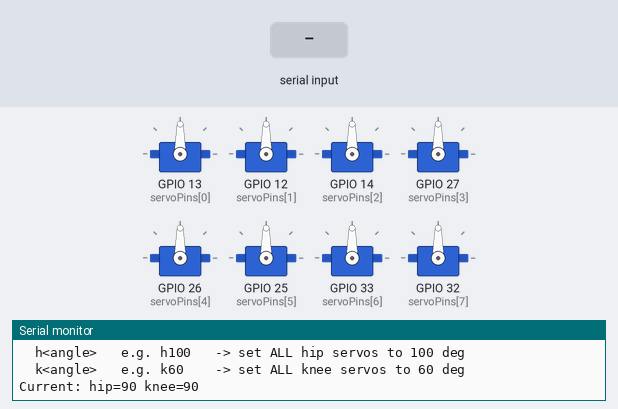
A sketch run on a simulated ESP32. Shown: 8 × servo, the last lines printed to the serial monitor. The inputs (shaded band) are chosen by the test bench.

Above: at 1.7 s.
1.8 s: "h,45\n" received over Serial
At 2.5 s:
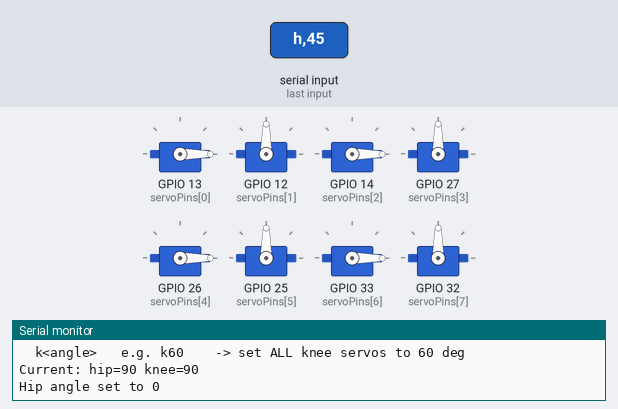
3.3 s: "k,45\n" received over Serial
At 3.7 s:
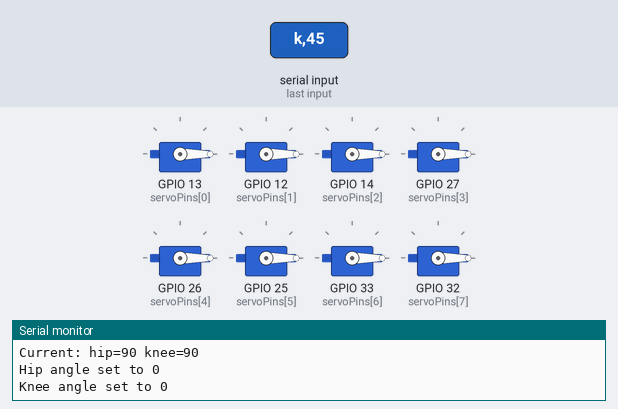
4.8 s: "h90\n" received over Serial
At 6.0 s:
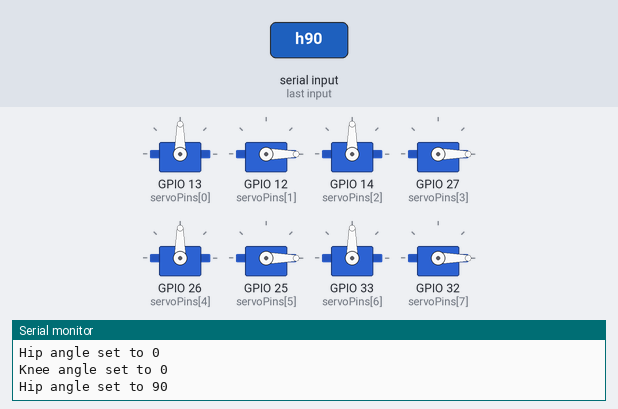
6.3 s: "H,45\n" received over Serial
At 7.1 s:
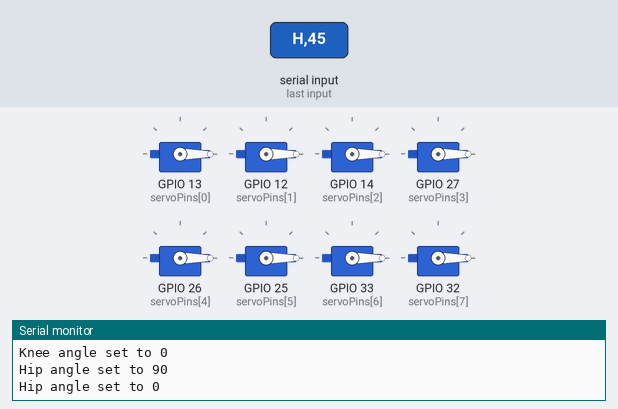
7.8 s: "H90\n" received over Serial
At 8.3 s:
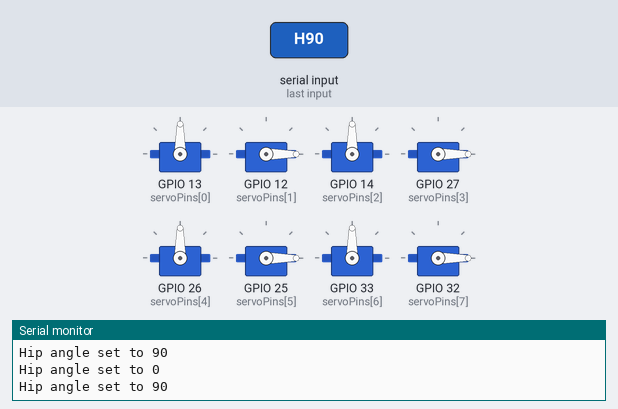
Timing chart, 0 to 10.3 s (numbered marks = the images above; inputs shaded):
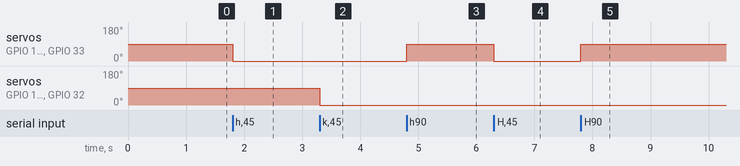

Measured:
- after the input at 1.8 s, servo on GPIO 13 (servoPins[0]), servo on GPIO 14 (servoPins[2]), servo on GPIO 26 (servoPins[4]), servo on GPIO 33 (servoPins[6]): 90° → 0° at once
- after the input at 3.3 s, servo on GPIO 12 (servoPins[1]), servo on GPIO 27 (servoPins[3]), servo on GPIO 25 (servoPins[5]), servo on GPIO 32 (servoPins[7]): 90° → 0° at once
- after the input at 4.8 s, servo on GPIO 13 (servoPins[0]), servo on GPIO 14 (servoPins[2]), servo on GPIO 26 (servoPins[4]), servo on GPIO 33 (servoPins[6]): 0° → 90° at once
- after the input at 6.3 s, servo on GPIO 13 (servoPins[0]), servo on GPIO 14 (servoPins[2]), servo on GPIO 26 (servoPins[4]), servo on GPIO 33 (servoPins[6]): 90° → 0° at once
- after the input at 7.8 s, servo on GPIO 13 (servoPins[0]), servo on GPIO 14 (servoPins[2]), servo on GPIO 26 (servoPins[4]), servo on GPIO 33 (servoPins[6]): 0° → 90° at once

The sketch:

hip_knee_tuner_k90_h135.ino
```cpp
#include <ESP32Servo.h>

#define NUM_SERVOS 8

const uint8_t servoPins[NUM_SERVOS] =
{
  13, 12,   // FL hip, FL knee
  14, 27,   // FR hip, FR knee
  26, 25,   // RL hip, RL knee
  33, 32    // RR hip, RR knee
};

// Starting guesses -- adjust live over Serial until the stance looks right
int hipAngle  = 90;
int kneeAngle = 90;

Servo servo[NUM_SERVOS];

void applyAngles()
{
  for (int leg = 0; leg < 4; leg++)
  {
    int hipIdx  = leg * 2;
    int kneeIdx = leg * 2 + 1;
    servo[hipIdx].write(hipAngle);
    servo[kneeIdx].write(kneeAngle);
  }
}

void setup()
{
  Serial.begin(115200);
  delay(500);

  for (int i = 0; i < NUM_SERVOS; i++)
  {
    servo[i].setPeriodHertz(50);
    servo[i].attach(servoPins[i], 500, 2500);
  }

  applyAngles();

  Serial.println("=== Hip/Knee neutral angle tuner ===");
  Serial.println("Type commands and press Enter:");
  Serial.println("  h<angle>   e.g. h100   -> set ALL hip servos to 100 deg");
  Serial.println("  k<angle>   e.g. k60    -> set ALL knee servos to 60 deg");
  Serial.println("Current: hip=90 knee=90");
}

void loop()
{
  if (Serial.available())
  {
    String cmd = Serial.readStringUntil('\n');
    cmd.trim();

    if (cmd.length() < 2) return;

    char type = cmd.charAt(0);
    int value = cmd.substring(1).toInt();
    value = constrain(value, 0, 180);

    if (type == 'h' || type == 'H')
    {
      hipAngle = value;
      Serial.print("Hip angle set to ");
      Serial.println(hipAngle);
    }
    else if (type == 'k' || type == 'K')
    {
      kneeAngle = value;
      Serial.print("Knee angle set to ");
      Serial.println(kneeAngle);
    }
    else
    {
      Serial.println("Unknown command. Use h<angle> or k<angle>.");
      return;
    }

    applyAngles();
  }
}
```
